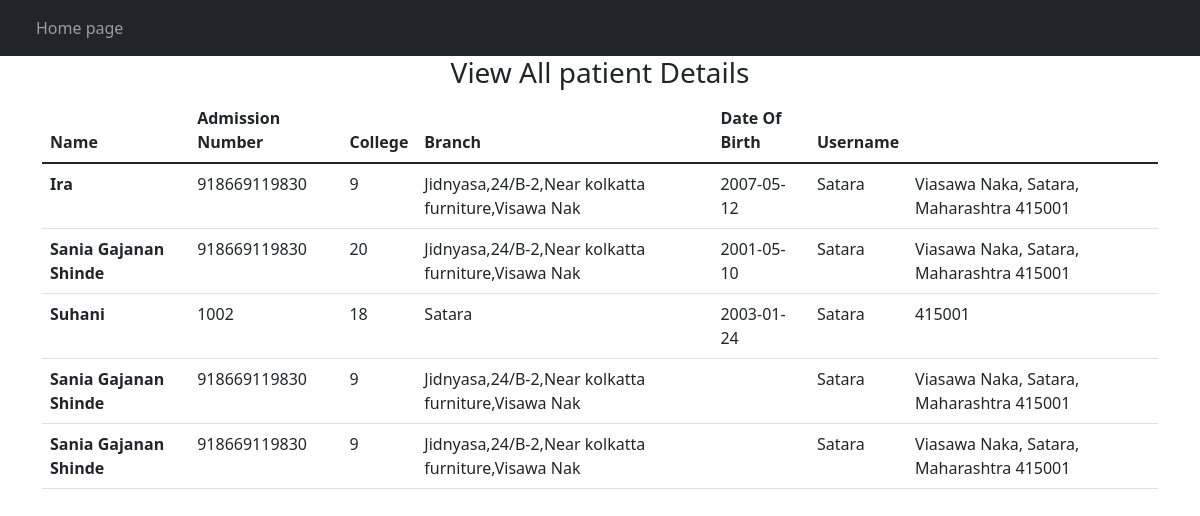
Screenshot of /viewall with the database file from the repository.
### tables this page shows
CREATE TABLE patient(
                            ID INTEGER PRIMARY KEY AUTOINCREMENT,
                            name TEXT, 
                            phone INTEGER, 
                            age INT, 
                            address TEXT,   
                            dob INT, 
                            place TEXT, 
                            pincode INT);

### main.py (the view)
@app.route("/viewall")
def viewall():
    cursor = conn.cursor()
    cursor.execute("SELECT * FROM patient")
    result = cursor.fetchall()
    return render_template("viewall.html",patient=result)

### templates/viewall.html (shortened to what this page needs)
<!DOCTYPE html>
<html lang="en">
<head>
    <link href="https://cdn.jsdelivr.net/npm/bootstrap@5.1.3/dist/css/bootstrap.min.css" rel="stylesheet">
</head>
<body>
  <nav class="navbar navbar-expand-lg navbar-dark bg-dark">
    <div class="container-fluid">
      <div class="collapse navbar-collapse" id="navbarNav">
        <ul class="navbar-nav">
          <li class="nav-item">
            <a class="nav-link" href="/studentadd">Home page</a>
          </li>
        </ul>
      </div>
    </div>
  </nav>
  <h3 style="text-align: center;">View All patient Details</h3>
    <div class="container">
        <div class="row">
            <div class="col col-12 col-sm-12 col-md-12 col-lg-12 col-xl-12 col-xxl-12">
                <table class="table table-hover">
                    <thead>
                      <tr>
                        <th scope="col">Name</th>
                        <th scope="col">Admission Number</th>
                        <th scope="col">College</th>
                        <th scope="col">Branch</th>
                        <th scope="col">Date Of Birth</th>
                        <th scope="col">Username</th>
                      </tr>
                    </thead>
                    <tbody>
                      {% for i in patient %}
                      <tr>
                        <th scope="row">{{ i[1] }}</th>
                        <td>{{ i[2] }}</td>
                        <td>{{ i[3] }}</td>
                        <td>{{ i[4] }}</td>
                        <td>{{ i[5] }}</td>
                        <td>{{ i[6] }}</td>
                        <td>{{ i[7] }}</td>
                      </tr>
                      {% endfor %}
                    </tbody>
                  </table>
            </div>
        </div>
    </div>
</body>
</html>

### rows the page displays
patient: name "Ira", phone "918669119830", age "9", address "Jidnyasa,24/B-2,Near kolkatta furniture,Visawa Nak", dob "2007-05-12", place "Satara", pincode "Viasawa Naka, Satara, Maharashtra 415001"
patient: name "Sania Gajanan Shinde", phone "918669119830", age "20", address "Jidnyasa,24/B-2,Near kolkatta furniture,Visawa Nak", dob "2001-05-10", place "Satara", pincode "Viasawa Naka, Satara, Maharashtra 415001"
patient: name "Suhani", phone "1002", age "18", address "Satara", dob "2003-01-24", place "Satara", pincode "415001"
patient: name "Sania Gajanan Shinde", phone "918669119830", age "9", address "Jidnyasa,24/B-2,Near kolkatta furniture,Visawa Nak", place "Satara", pincode "Viasawa Naka, Satara, Maharashtra 415001"
patient: name "Sania Gajanan Shinde", phone "918669119830", age "9", address "Jidnyasa,24/B-2,Near kolkatta furniture,Visawa Nak", place "Satara", pincode "Viasawa Naka, Satara, Maharashtra 415001"
